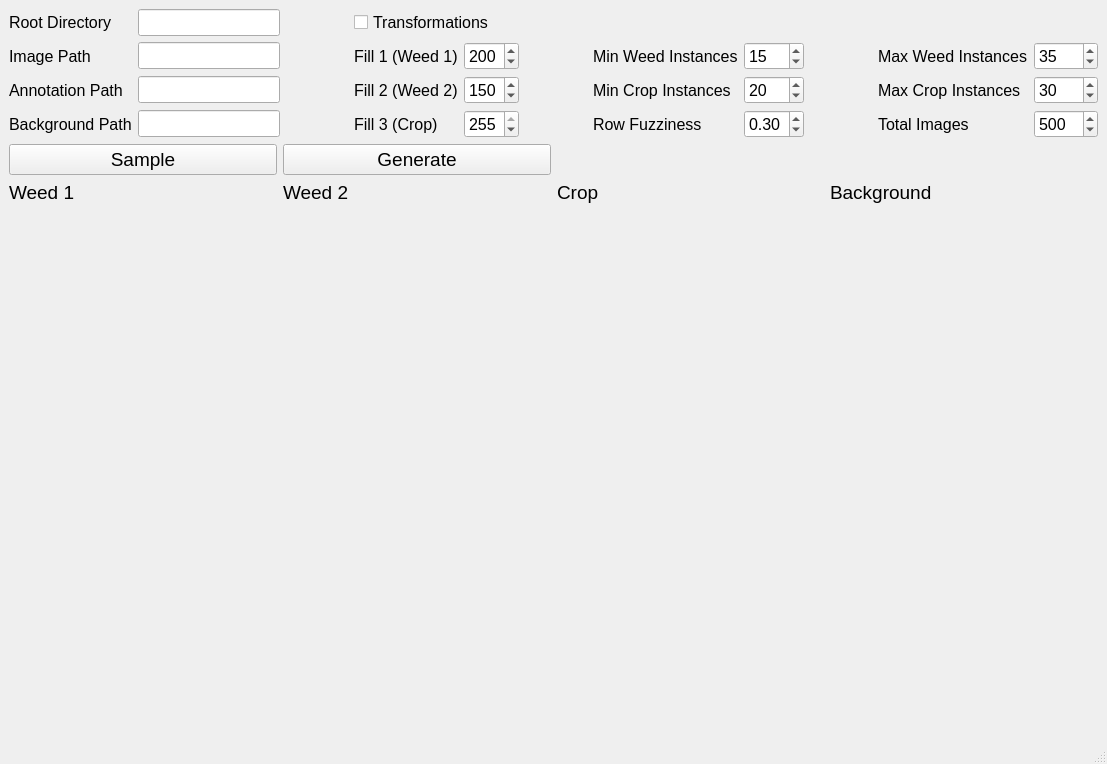
<?xml version="1.0" encoding="UTF-8"?>
<ui version="4.0">
 <class>MainWindow</class>
 <widget class="QMainWindow" name="MainWindow">
  <property name="geometry">
   <rect>
    <x>0</x>
    <y>0</y>
    <width>1107</width>
    <height>764</height>
   </rect>
  </property>
  <property name="windowTitle">
   <string>MainWindow</string>
  </property>
  <widget class="QWidget" name="centralwidget">
   <layout class="QGridLayout" name="gridLayout_5">
    <item row="2" column="0">
     <widget class="QLabel" name="label">
      <property name="font">
       <font>
        <pointsize>14</pointsize>
       </font>
      </property>
      <property name="text">
       <string>Weed 1</string>
      </property>
     </widget>
    </item>
    <item row="1" column="1">
     <widget class="QPushButton" name="generatepushButton">
      <property name="font">
       <font>
        <pointsize>14</pointsize>
       </font>
      </property>
      <property name="text">
       <string>Generate</string>
      </property>
     </widget>
    </item>
    <item row="1" column="0">
     <widget class="QPushButton" name="samplepushButton">
      <property name="font">
       <font>
        <pointsize>14</pointsize>
       </font>
      </property>
      <property name="text">
       <string>Sample</string>
      </property>
     </widget>
    </item>
    <item row="3" column="3">
     <layout class="QGridLayout" name="gridLayout_4">
      <item row="0" column="0">
       <widget class="QLabel" name="backgroundsample1">
        <property name="sizePolicy">
         <sizepolicy hsizetype="Preferred" vsizetype="Preferred">
          <horstretch>1</horstretch>
          <verstretch>1</verstretch>
         </sizepolicy>
        </property>
        <property name="text">
         <string/>
        </property>
       </widget>
      </item>
      <item row="0" column="1">
       <widget class="QLabel" name="backgroundsample2">
        <property name="sizePolicy">
         <sizepolicy hsizetype="Preferred" vsizetype="Preferred">
          <horstretch>1</horstretch>
          <verstretch>1</verstretch>
         </sizepolicy>
        </property>
        <property name="text">
         <string/>
        </property>
       </widget>
      </item>
      <item row="1" column="1">
       <widget class="QLabel" name="backgroundsample4">
        <property name="sizePolicy">
         <sizepolicy hsizetype="Preferred" vsizetype="Preferred">
          <horstretch>1</horstretch>
          <verstretch>1</verstretch>
         </sizepolicy>
        </property>
        <property name="text">
         <string/>
        </property>
       </widget>
      </item>
      <item row="1" column="0">
       <widget class="QLabel" name="backgroundsample3">
        <property name="sizePolicy">
         <sizepolicy hsizetype="Preferred" vsizetype="Preferred">
          <horstretch>1</horstretch>
          <verstretch>1</verstretch>
         </sizepolicy>
        </property>
        <property name="text">
         <string/>
        </property>
       </widget>
      </item>
     </layout>
    </item>
    <item row="3" column="0">
     <layout class="QGridLayout" name="gridLayout">
      <item row="0" column="0">
       <widget class="QLabel" name="w1sample1">
        <property name="sizePolicy">
         <sizepolicy hsizetype="Preferred" vsizetype="Preferred">
          <horstretch>1</horstretch>
          <verstretch>1</verstretch>
         </sizepolicy>
        </property>
        <property name="text">
         <string/>
        </property>
       </widget>
      </item>
      <item row="0" column="1">
       <widget class="QLabel" name="w1sample2">
        <property name="sizePolicy">
         <sizepolicy hsizetype="Preferred" vsizetype="Preferred">
          <horstretch>1</horstretch>
          <verstretch>1</verstretch>
         </sizepolicy>
        </property>
        <property name="text">
         <string/>
        </property>
       </widget>
      </item>
      <item row="1" column="1">
       <widget class="QLabel" name="w1sample4">
        <property name="sizePolicy">
         <sizepolicy hsizetype="Preferred" vsizetype="Preferred">
          <horstretch>1</horstretch>
          <verstretch>1</verstretch>
         </sizepolicy>
        </property>
        <property name="text">
         <string/>
        </property>
       </widget>
      </item>
      <item row="1" column="0">
       <widget class="QLabel" name="w1sample3">
        <property name="sizePolicy">
         <sizepolicy hsizetype="Preferred" vsizetype="Preferred">
          <horstretch>1</horstretch>
          <verstretch>1</verstretch>
         </sizepolicy>
        </property>
        <property name="text">
         <string/>
        </property>
       </widget>
      </item>
     </layout>
    </item>
    <item row="2" column="3">
     <widget class="QLabel" name="label_4">
      <property name="font">
       <font>
        <pointsize>14</pointsize>
       </font>
      </property>
      <property name="text">
       <string>Background</string>
      </property>
     </widget>
    </item>
    <item row="2" column="1">
     <widget class="QLabel" name="label_2">
      <property name="font">
       <font>
        <pointsize>14</pointsize>
       </font>
      </property>
      <property name="text">
       <string>Weed 2</string>
      </property>
     </widget>
    </item>
    <item row="2" column="2">
     <widget class="QLabel" name="label_3">
      <property name="font">
       <font>
        <pointsize>14</pointsize>
       </font>
      </property>
      <property name="text">
       <string>Crop</string>
      </property>
     </widget>
    </item>
    <item row="3" column="1">
     <layout class="QGridLayout" name="gridLayout_2">
      <item row="1" column="1">
       <widget class="QLabel" name="w2sample4">
        <property name="sizePolicy">
         <sizepolicy hsizetype="Preferred" vsizetype="Preferred">
          <horstretch>1</horstretch>
          <verstretch>1</verstretch>
         </sizepolicy>
        </property>
        <property name="text">
         <string/>
        </property>
       </widget>
      </item>
      <item row="0" column="1">
       <widget class="QLabel" name="w2sample2">
        <property name="sizePolicy">
         <sizepolicy hsizetype="Preferred" vsizetype="Preferred">
          <horstretch>1</horstretch>
          <verstretch>1</verstretch>
         </sizepolicy>
        </property>
        <property name="text">
         <string/>
        </property>
       </widget>
      </item>
      <item row="0" column="0">
       <widget class="QLabel" name="w2sample1">
        <property name="sizePolicy">
         <sizepolicy hsizetype="Preferred" vsizetype="Preferred">
          <horstretch>1</horstretch>
          <verstretch>1</verstretch>
         </sizepolicy>
        </property>
        <property name="text">
         <string/>
        </property>
       </widget>
      </item>
      <item row="1" column="0">
       <widget class="QLabel" name="w2sample3">
        <property name="sizePolicy">
         <sizepolicy hsizetype="Preferred" vsizetype="Preferred">
          <horstretch>1</horstretch>
          <verstretch>1</verstretch>
         </sizepolicy>
        </property>
        <property name="text">
         <string/>
        </property>
       </widget>
      </item>
     </layout>
    </item>
    <item row="3" column="2">
     <layout class="QGridLayout" name="gridLayout_3">
      <item row="0" column="1">
       <widget class="QLabel" name="cropsample2">
        <property name="sizePolicy">
         <sizepolicy hsizetype="Preferred" vsizetype="Preferred">
          <horstretch>1</horstretch>
          <verstretch>1</verstretch>
         </sizepolicy>
        </property>
        <property name="text">
         <string/>
        </property>
       </widget>
      </item>
      <item row="1" column="1">
       <widget class="QLabel" name="cropsample4">
        <property name="sizePolicy">
         <sizepolicy hsizetype="Preferred" vsizetype="Preferred">
          <horstretch>1</horstretch>
          <verstretch>1</verstretch>
         </sizepolicy>
        </property>
        <property name="text">
         <string/>
        </property>
       </widget>
      </item>
      <item row="1" column="0">
       <widget class="QLabel" name="cropsample3">
        <property name="sizePolicy">
         <sizepolicy hsizetype="Preferred" vsizetype="Preferred">
          <horstretch>1</horstretch>
          <verstretch>1</verstretch>
         </sizepolicy>
        </property>
        <property name="text">
         <string/>
        </property>
       </widget>
      </item>
      <item row="0" column="0">
       <widget class="QLabel" name="cropsample1">
        <property name="sizePolicy">
         <sizepolicy hsizetype="Preferred" vsizetype="Preferred">
          <horstretch>1</horstretch>
          <verstretch>1</verstretch>
         </sizepolicy>
        </property>
        <property name="text">
         <string/>
        </property>
       </widget>
      </item>
     </layout>
    </item>
    <item row="0" column="0" colspan="4">
     <layout class="QGridLayout" name="gridLayout_6">
      <item row="1" column="0">
       <widget class="QLabel" name="label_5">
        <property name="font">
         <font>
          <pointsize>12</pointsize>
         </font>
        </property>
        <property name="text">
         <string>Image Path</string>
        </property>
       </widget>
      </item>
      <item row="2" column="1">
       <widget class="QLineEdit" name="annPathlineEdit">
        <property name="font">
         <font>
          <pointsize>12</pointsize>
         </font>
        </property>
       </widget>
      </item>
      <item row="3" column="1">
       <widget class="QLineEdit" name="backgroundPathlineEdit">
        <property name="font">
         <font>
          <pointsize>12</pointsize>
         </font>
        </property>
       </widget>
      </item>
      <item row="1" column="5">
       <widget class="QSpinBox" name="fill1spinBox">
        <property name="font">
         <font>
          <pointsize>12</pointsize>
         </font>
        </property>
        <property name="maximum">
         <number>255</number>
        </property>
        <property name="value">
         <number>200</number>
        </property>
       </widget>
      </item>
      <item row="1" column="12">
       <widget class="QSpinBox" name="maxWeedspinBox">
        <property name="font">
         <font>
          <pointsize>12</pointsize>
         </font>
        </property>
        <property name="value">
         <number>35</number>
        </property>
       </widget>
      </item>
      <item row="3" column="11">
       <widget class="QLabel" name="label_16">
        <property name="font">
         <font>
          <pointsize>12</pointsize>
         </font>
        </property>
        <property name="text">
         <string>Total Images</string>
        </property>
       </widget>
      </item>
      <item row="0" column="3" colspan="3">
       <widget class="QCheckBox" name="transformationscheckBox">
        <property name="font">
         <font>
          <pointsize>12</pointsize>
         </font>
        </property>
        <property name="text">
         <string>Transformations</string>
        </property>
       </widget>
      </item>
      <item row="2" column="12">
       <widget class="QSpinBox" name="maxCropspinBox">
        <property name="font">
         <font>
          <pointsize>12</pointsize>
         </font>
        </property>
        <property name="value">
         <number>30</number>
        </property>
       </widget>
      </item>
      <item row="1" column="7">
       <widget class="QLabel" name="label_11">
        <property name="font">
         <font>
          <pointsize>12</pointsize>
         </font>
        </property>
        <property name="text">
         <string>Min Weed Instances</string>
        </property>
       </widget>
      </item>
      <item row="3" column="9">
       <widget class="QDoubleSpinBox" name="fuzzinessdoubleSpinBox">
        <property name="font">
         <font>
          <pointsize>12</pointsize>
         </font>
        </property>
        <property name="minimum">
         <double>0.000000000000000</double>
        </property>
        <property name="maximum">
         <double>0.990000000000000</double>
        </property>
        <property name="singleStep">
         <double>0.010000000000000</double>
        </property>
        <property name="value">
         <double>0.300000000000000</double>
        </property>
       </widget>
      </item>
      <item row="1" column="9">
       <widget class="QSpinBox" name="minWeedspinBox">
        <property name="font">
         <font>
          <pointsize>12</pointsize>
         </font>
        </property>
        <property name="value">
         <number>15</number>
        </property>
       </widget>
      </item>
      <item row="0" column="0">
       <widget class="QLabel" name="label_17">
        <property name="font">
         <font>
          <pointsize>12</pointsize>
         </font>
        </property>
        <property name="text">
         <string>Root Directory</string>
        </property>
       </widget>
      </item>
      <item row="0" column="2" rowspan="4">
       <spacer name="horizontalSpacer">
        <property name="orientation">
         <enum>Qt::Horizontal</enum>
        </property>
        <property name="sizeHint" stdset="0">
         <size>
          <width>40</width>
          <height>20</height>
         </size>
        </property>
       </spacer>
      </item>
      <item row="2" column="9">
       <widget class="QSpinBox" name="minCropspinBox">
        <property name="font">
         <font>
          <pointsize>12</pointsize>
         </font>
        </property>
        <property name="value">
         <number>20</number>
        </property>
       </widget>
      </item>
      <item row="1" column="1">
       <widget class="QLineEdit" name="imagePathlineEdit">
        <property name="font">
         <font>
          <pointsize>12</pointsize>
         </font>
        </property>
       </widget>
      </item>
      <item row="3" column="5">
       <widget class="QSpinBox" name="fill3spinBox">
        <property name="font">
         <font>
          <pointsize>12</pointsize>
         </font>
        </property>
        <property name="maximum">
         <number>255</number>
        </property>
        <property name="value">
         <number>255</number>
        </property>
       </widget>
      </item>
      <item row="2" column="5">
       <widget class="QSpinBox" name="fill2spinBox">
        <property name="font">
         <font>
          <pointsize>12</pointsize>
         </font>
        </property>
        <property name="maximum">
         <number>255</number>
        </property>
        <property name="value">
         <number>150</number>
        </property>
       </widget>
      </item>
      <item row="2" column="7">
       <widget class="QLabel" name="label_12">
        <property name="font">
         <font>
          <pointsize>12</pointsize>
         </font>
        </property>
        <property name="text">
         <string>Min Crop Instances</string>
        </property>
       </widget>
      </item>
      <item row="1" column="11">
       <widget class="QLabel" name="label_14">
        <property name="font">
         <font>
          <pointsize>12</pointsize>
         </font>
        </property>
        <property name="text">
         <string>Max Weed Instances</string>
        </property>
       </widget>
      </item>
      <item row="2" column="11">
       <widget class="QLabel" name="label_15">
        <property name="font">
         <font>
          <pointsize>12</pointsize>
         </font>
        </property>
        <property name="text">
         <string>Max Crop Instances</string>
        </property>
       </widget>
      </item>
      <item row="3" column="12">
       <widget class="QSpinBox" name="totalImagesspinBox">
        <property name="font">
         <font>
          <pointsize>12</pointsize>
         </font>
        </property>
        <property name="maximum">
         <number>2500</number>
        </property>
        <property name="value">
         <number>500</number>
        </property>
       </widget>
      </item>
      <item row="3" column="7">
       <widget class="QLabel" name="label_13">
        <property name="font">
         <font>
          <pointsize>12</pointsize>
         </font>
        </property>
        <property name="text">
         <string>Row Fuzziness</string>
        </property>
       </widget>
      </item>
      <item row="2" column="0">
       <widget class="QLabel" name="label_6">
        <property name="font">
         <font>
          <pointsize>12</pointsize>
         </font>
        </property>
        <property name="text">
         <string>Annotation Path</string>
        </property>
       </widget>
      </item>
      <item row="3" column="0">
       <widget class="QLabel" name="label_7">
        <property name="font">
         <font>
          <pointsize>12</pointsize>
         </font>
        </property>
        <property name="text">
         <string>Background Path</string>
        </property>
       </widget>
      </item>
      <item row="1" column="3" colspan="2">
       <widget class="QLabel" name="label_8">
        <property name="font">
         <font>
          <pointsize>12</pointsize>
         </font>
        </property>
        <property name="text">
         <string>Fill 1 (Weed 1)</string>
        </property>
       </widget>
      </item>
      <item row="2" column="3" colspan="2">
       <widget class="QLabel" name="label_9">
        <property name="font">
         <font>
          <pointsize>12</pointsize>
         </font>
        </property>
        <property name="text">
         <string>Fill 2 (Weed 2)</string>
        </property>
       </widget>
      </item>
      <item row="3" column="3" colspan="2">
       <widget class="QLabel" name="label_10">
        <property name="font">
         <font>
          <pointsize>12</pointsize>
         </font>
        </property>
        <property name="text">
         <string>Fill 3 (Crop)</string>
        </property>
       </widget>
      </item>
      <item row="0" column="6" rowspan="4">
       <spacer name="horizontalSpacer_2">
        <property name="orientation">
         <enum>Qt::Horizontal</enum>
        </property>
        <property name="sizeHint" stdset="0">
         <size>
          <width>40</width>
          <height>20</height>
         </size>
        </property>
       </spacer>
      </item>
      <item row="0" column="1">
       <widget class="QLineEdit" name="rootDirlineEdit">
        <property name="font">
         <font>
          <pointsize>12</pointsize>
         </font>
        </property>
       </widget>
      </item>
      <item row="0" column="10" rowspan="4">
       <spacer name="horizontalSpacer_3">
        <property name="orientation">
         <enum>Qt::Horizontal</enum>
        </property>
        <property name="sizeHint" stdset="0">
         <size>
          <width>40</width>
          <height>20</height>
         </size>
        </property>
       </spacer>
      </item>
     </layout>
    </item>
   </layout>
  </widget>
  <widget class="QMenuBar" name="menubar">
   <property name="geometry">
    <rect>
     <x>0</x>
     <y>0</y>
     <width>1107</width>
     <height>21</height>
    </rect>
   </property>
  </widget>
  <widget class="QStatusBar" name="statusbar"/>
 </widget>
 <resources/>
 <connections/>
 <buttongroups>
  <buttongroup name="buttonGroup"/>
 </buttongroups>
</ui>
